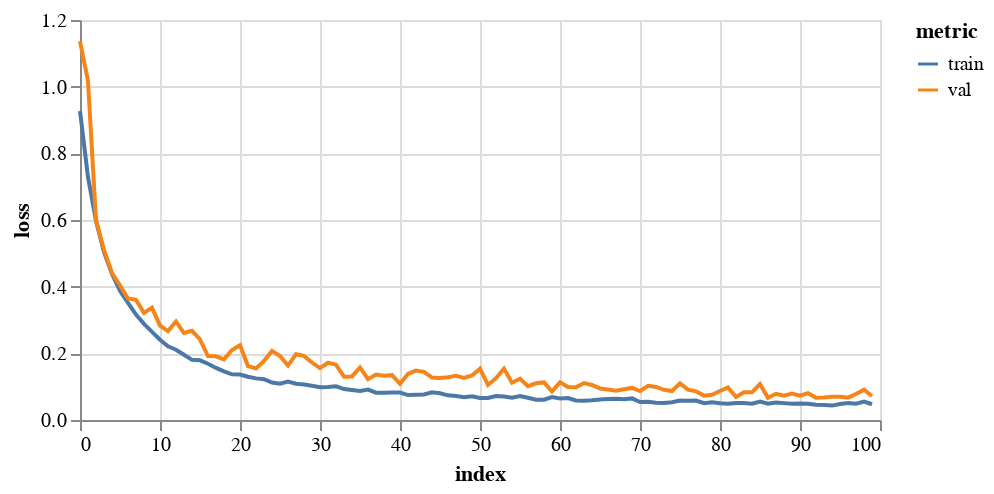

Notebook source saved alongside this figure:
### Markdown cell above
## 3. Train on all groups at once

### Code cell
allTrainData, allValData = [], []
print('training on all groups')
for name, data in trainSets.items():
    allTrainData = allTrainData + data
    allValData = allValData + valSets[name]

gcn = FeaStNet()
history = gcn.trainModel(allTrainData, allValData, epochs=epochs, batch_size=256, flatten=True, logTrans=False, 
                         ssTrans=True, saveDir=saveDir+'allGroups')

display(plotHistory(history))

# test
for testName, testSet in testSets.items():
    print('testing on '+testName+'\n')
    resultsDict = gcn.testModel(testSet, level='field')
    resultsDict['Trained on'] = ['all groups']*len(resultsDict['mse'])
    resultsDict['Tested on'] = [testName]*len(resultsDict['mse'])
    results = pivotDict(resultsDict)
    resultsList.extend(results)
    
pd.DataFrame(resultsList)

### Figure 1 — Vega-Lite specification as saved in the notebook (floating-point values rounded to 4 significant figures)
{"config": {"view": {"continuousWidth": 400, "continuousHeight": 300}}, "data": {"name": "data-96e6261f9d506ac98f4ba52ff4422d2a"}, "mark": "line", "encoding": {"color": {"type": "nominal", "field": "metric"}, "tooltip": [{"type": "quantitative", "field": "epoch"}, {"type": "quantitative", "field": "value"}], "x": {"type": "quantitative", "field": "index"}, "y": {"type": "quantitative", "axis": {"title": "loss"}, "field": "value"}}, "height": 200, "transform": [{"fold": ["train", "val"], "as": ["metric", "value"]}], "width": 400, "$schema": "https://vega.github.io/schema/vega-lite/v4.8.1.json", "datasets": {"data-96e6261f9d506ac98f4ba52ff4422d2a": [{"index": 0, "train": 0.9267, "val": 1.136}, {"index": 1, "train": 0.7284, "val": 1.017}, {"index": 2, "train": 0.5977, "val": 0.5998}, {"index": 3, "train": 0.5032, "val": 0.5096}, {"index": 4, "train": 0.4378, "val": 0.4404}, {"index": 5, "train": 0.3877, "val": 0.4042}, {"index": 6, "train": 0.351, "val": 0.3647}, {"index": 7, "train": 0.3164, "val": 0.3606}, {"index": 8, "train": 0.2882, "val": 0.3213}, {"index": 9, "train": 0.2641, "val": 0.3371}, {"index": 10, "train": 0.2408, "val": 0.2833}, {"index": 11, "train": 0.2212, "val": 0.2668}, {"index": 12, "train": 0.2108, "val": 0.2954}, {"index": 13, "train": 0.1957, "val": 0.2609}, {"index": 14, "train": 0.1805, "val": 0.2676}, {"index": 15, "train": 0.1791, "val": 0.2419}, {"index": 16, "train": 0.1689, "val": 0.1918}, {"index": 17, "train": 0.1563, "val": 0.1912}, {"index": 18, "train": 0.1457, "val": 0.182}, {"index": 19, "train": 0.1369, "val": 0.2099}, {"index": 20, "train": 0.1362, "val": 0.2244}, {"index": 21, "train": 0.1296, "val": 0.1618}, {"index": 22, "train": 0.1248, "val": 0.1546}, {"index": 23, "train": 0.1222, "val": 0.1773}, {"index": 24, "train": 0.1122, "val": 0.2073}, {"index": 25, "train": 0.1089, "val": 0.1921}, {"index": 26, "train": 0.1151, "val": 0.1633}, {"index": 27, "train": 0.1089, "val": 0.1973}, {"index": 28, "train": 0.1064, "val": 0.1925}, {"index": 29, "train": 0.1027, "val": 0.1724}, {"index": 30, "train": 0.09862, "val": 0.1558}, {"index": 31, "train": 0.09879, "val": 0.1717}, {"index": 32, "train": 0.1009, "val": 0.1661}, {"index": 33, "train": 0.09269, "val": 0.13}, {"index": 34, "train": 0.08992, "val": 0.1308}, {"index": 35, "train": 0.08685, "val": 0.1576}, {"index": 36, "train": 0.09119, "val": 0.1225}, {"index": 37, "train": 0.0818, "val": 0.1362}, {"index": 38, "train": 0.08161, "val": 0.1328}, {"index": 39, "train": 0.0826, "val": 0.1345}, {"index": 40, "train": 0.0823, "val": 0.1089}, {"index": 41, "train": 0.07483, "val": 0.1379}, {"index": 42, "train": 0.07573, "val": 0.1483}, {"index": 43, "train": 0.07648, "val": 0.1443}, {"index": 44, "train": 0.08306, "val": 0.1272}, {"index": 45, "train": 0.08019, "val": 0.1262}, {"index": 46, "train": 0.07394, "val": 0.1283}, {"index": 47, "train": 0.07169, "val": 0.1323}, {"index": 48, "train": 0.06832, "val": 0.126}, {"index": 49, "train": 0.07124, "val": 0.1336}, {"index": 50, "train": 0.06581, "val": 0.154}, {"index": 51, "train": 0.0658, "val": 0.1052}, {"index": 52, "train": 0.07171, "val": 0.1254}, {"index": 53, "train": 0.07066, "val": 0.1541}, {"index": 54, "train": 0.0669, "val": 0.1119}, {"index": 55, "train": 0.07182, "val": 0.1239}, {"index": 56, "train": 0.06685, "val": 0.1015}, {"index": 57, "train": 0.06098, "val": 0.1102}, {"index": 58, "train": 0.06088, "val": 0.1127}, {"index": 59, "train": 0.06858, "val": 0.08588}, {"index": 60, "train": 0.06466, "val": 0.1129}, {"index": 61, "train": 0.06604, "val": 0.09922}, {"index": 62, "train": 0.0587, "val": 0.09813}, {"index": 63, "train": 0.05813, "val": 0.1109}, {"index": 64, "train": 0.05899, "val": 0.1052}, {"index": 65, "train": 0.06176, "val": 0.0947}, {"index": 66, "train": 0.06321, "val": 0.09147}, {"index": 67, "train": 0.06359, "val": 0.088}, {"index": 68, "train": 0.06202, "val": 0.09244}, {"index": 69, "train": 0.06478, "val": 0.09626}, {"index": 70, "train": 0.05369, "val": 0.08678}, {"index": 71, "train": 0.05467, "val": 0.1025}, {"index": 72, "train": 0.05207, "val": 0.09919}, {"index": 73, "train": 0.05076, "val": 0.09065}, {"index": 74, "train": 0.05341, "val": 0.08696}, {"index": 75, "train": 0.05863, "val": 0.1096}, {"index": 76, "train": 0.05795, "val": 0.09109}, {"index": 77, "train": 0.05836, "val": 0.08616}, {"index": 78, "train": 0.05038, "val": 0.07312}, {"index": 79, "train": 0.05314, "val": 0.07591}, {"index": 80, "train": 0.05007, "val": 0.08705}, {"index": 81, "train": 0.04844, "val": 0.09786}, {"index": 82, "train": 0.05114, "val": 0.06918}, {"index": 83, "train": 0.05098, "val": 0.08326}, {"index": 84, "train": 0.04878, "val": 0.08314}, {"index": 85, "train": 0.05559, "val": 0.1076}, {"index": 86, "train": 0.04884, "val": 0.06668}, {"index": 87, "train": 0.05278, "val": 0.07873}, {"index": 88, "train": 0.05063, "val": 0.07259}, {"index": 89, "train": 0.04883, "val": 0.07896}, {"index": 90, "train": 0.04967, "val": 0.07269}, {"index": 91, "train": 0.04862, "val": 0.08053}, {"index": 92, "train": 0.04603, "val": 0.06673}, {"index": 93, "train": 0.04486, "val": 0.06716}, {"index": 94, "train": 0.04318, "val": 0.0698}, {"index": 95, "train": 0.0481, "val": 0.06982}, {"index": 96, "train": 0.05086, "val": 0.0671}, {"index": 97, "train": 0.04865, "val": 0.07791}, {"index": 98, "train": 0.05538, "val": 0.09074}, {"index": 99, "train": 0.04726, "val": 0.07143}]}}
